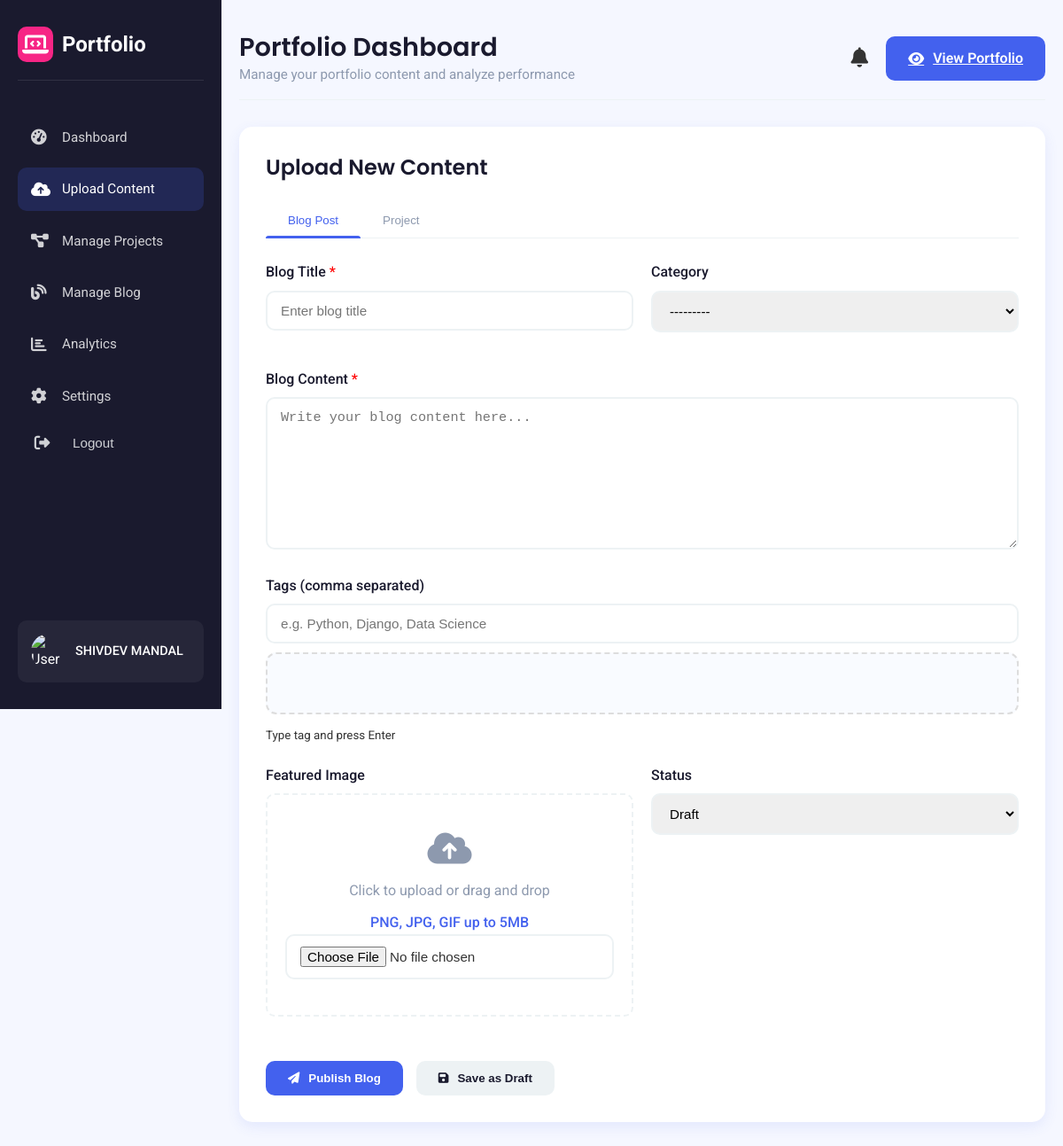
The app's page /dashboard/upload/ (signed in), older data.
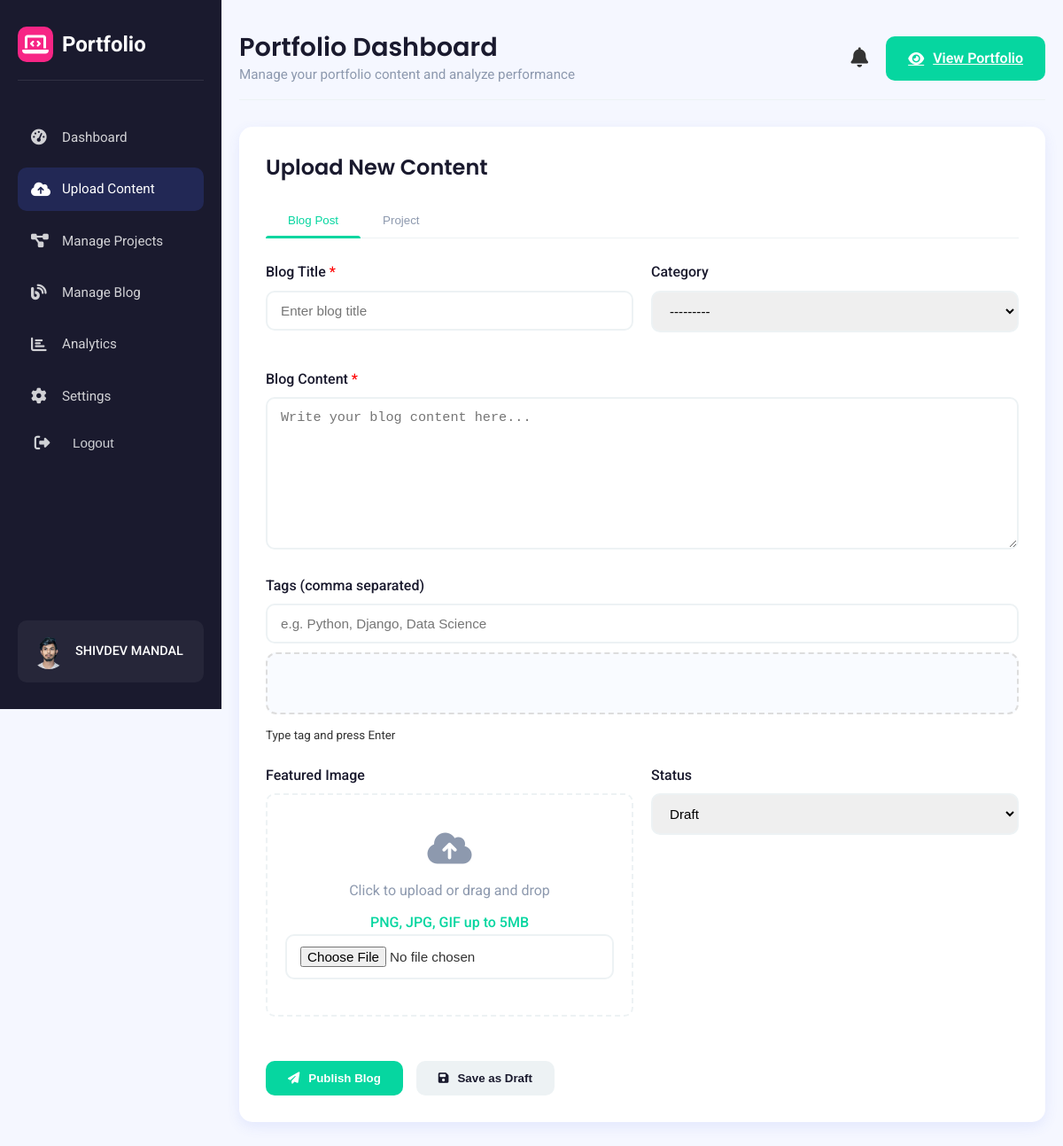
The same page, newer data.
### dashboard/models.py (models this page shows, shortened)
class PortfolioSettings(models.Model):
    user = models.OneToOneField(User, on_delete=models.CASCADE)
    profile_picture = models.ImageField(upload_to='profiles/', blank=True, null=True)
    first_name = models.CharField(max_length=100, blank=True)
    last_name = models.CharField(max_length=100, blank=True)
    professional_title = models.CharField(max_length=255, blank=True, null=True)
    bio = models.TextField(blank=True)
    skills = models.CharField(max_length=500, blank=True)
    location = models.CharField(max_length=100, blank=True)
    contact_email = models.EmailField(blank=True)
    contact_phone = models.CharField(max_length=30, blank=True)
    github_link = models.URLField(blank=True)
    linkedin_link = models.URLField(blank=True)
    twitter_link = models.URLField(blank=True)
    instagram_link = models.URLField(blank=True)
    theme_color = models.CharField(
        max_length=7,
        choices=[
            ('#4361ee', 'Blue'),
            ('#3a0ca3', 'Purple'),
            ('#f72585', 'Pink'),
            ('#06d6a0', 'Teal'),
            ('#1a1a2e', 'Navy'),
        ],
        default='#4361ee'
    )

### dashboard/views.py (the view, shortened to what this page needs)
# urls.py: path('upload/', views.upload_content, name='upload_content'),
@login_required
def upload_content(request, tab='blog'):
    settings, created = PortfolioSettings.objects.get_or_create(user=request.user)
    blog_form = BlogPostForm()
    project_form = ProjectForm()
    context = {
        'settings': settings,
        'active_menu': 'upload',
        'blog_form': blog_form,
        'project_form': project_form,
        'active_tab': tab,
    }
    return render(request, 'dashboard/upload_content.html', context)

### dashboard/forms.py (shortened to what this page needs)
class BlogPostForm(forms.ModelForm):
    class Meta:
        model = BlogPost
        fields = ['title', 'category', 'content', 'tags', 'featured_image', 'status']
        widgets = {
            'title': forms.TextInput(attrs={'placeholder': 'Enter blog title', 'class': 'form-control'}),
            'category': forms.Select(attrs={'class': 'form-control'}),
            'content': forms.Textarea(attrs={'placeholder': 'Write your blog content here...', 'rows': 8, 'class': 'form-control'}),
            'tags': forms.TextInput(attrs={'placeholder': 'e.g. Python, Django, Data Science', 'class': 'form-control'}),
            'featured_image': forms.FileInput(attrs={'class': 'form-control'}),
            'status': forms.Select(attrs={'class': 'form-control'}),
        }

### dashboard/context_processors.py (called while the page is built)
def user_settings(request):
    if request.user.is_authenticated:
        settings, created = PortfolioSettings.objects.get_or_create(user=request.user)
        return {'settings': settings}
    return {'settings': None}

### dashboard/templates/dashboard/upload_content.html (shortened to what this page needs)
{% extends 'dashboard/base.html' %}
{% load static %}
{% block section %}
<div class="dashboard-section" id="uploadSection">
    <div class="upload-section">
        <div class="section-title">
            <h2>Upload New Content</h2>
        </div>
        <div class="upload-tabs">
            <button class="tab-btn {% if active_tab == 'blog' or not active_tab %}active{% endif %}" data-form="blogForm">Blog Post</button>
            <button class="tab-btn {% if active_tab == 'project' %}active{% endif %}" data-form="projectForm">Project</button>
        </div>
        <form id="blogForm" class="upload-form {% if active_tab == 'blog' or not active_tab %}active{% endif %}" method="post" enctype="multipart/form-data">
            <div class="form-row">
                <div class="form-group">
                    <label>Blog Title <span style="color: red;">*</span></label>
                    {{ blog_form.title }}
                </div>
                <div class="form-group">
                    <label>Category</label>
                    {{ blog_form.category }}
                </div>
            </div>
            <div class="form-group">
                <label>Blog Content <span style="color: red;">*</span></label>
                {{ blog_form.content }}
            </div>
            <div class="form-group">
                <label>Tags (comma separated)</label>
                {{ blog_form.tags }}
                <div class="tag-input" id="blogTagsContainer"></div>
                <small>Type tag and press Enter</small>
            </div>
            <div class="form-row">
                <div class="form-group">
                    <label>Featured Image</label>
                    <div class="file-upload" id="blogImageUpload">
                        <i class="fas fa-cloud-upload-alt"></i>
                        <p>Click to upload or drag and drop</p>
                        <span>PNG, JPG, GIF up to 5MB</span>
                        {{ blog_form.featured_image }}
                    </div>
                </div>
                <div class="form-group">
                    <label>Status</label>
                    {{ blog_form.status }}
                </div>
            </div>
            <div style="display: flex; gap: 15px; margin-top: 30px;">
                <button type="submit" name="action" value="publish" class="btn btn-primary">
                    <i class="fas fa-paper-plane"></i> Publish Blog
                </button>
                <button type="submit" name="action" value="draft" class="btn btn-secondary">
                    <i class="fas fa-save"></i> Save as Draft
                </button>
            </div>
        </form>
    </div>
</div>
{% endblock %}

### dashboard/templates/dashboard/base.html (shortened to what the changed rows need)
{% load static %}
<!DOCTYPE html>
<html lang="en">
<head>
    <link rel="stylesheet" href="https://cdnjs.cloudflare.com/ajax/libs/font-awesome/6.4.0/css/all.min.css">
    <link rel="stylesheet" href="https://cdn.jsdelivr.net/npm/bootstrap-icons@1.11.3/font/bootstrap-icons.css">
    <link rel="stylesheet" href="{% static 'css/style.css' %}">
</head>
<body>
    <div class="dashboard-container">
        <div class="sidebar" id="sidebar">
            <div class="sidebar-footer">
                <div class="user-info">
                    <div class="user-avatar">
                        {% if settings.profile_picture %}
                            <img src="{{ settings.profile_picture.url }}" alt="User">
                        {% else %}
                            <img src="{% static 'images/default-avatar.png' %}" alt="User">
                        {% endif %}
                    </div>
                </div>
            </div>
        </div>
        <div class="main-content">
                <div class="header">
                    <div class="page-title">
                        <h1>Portfolio Dashboard</h1>
                    </div>
                </div>
            {% block section %}
            {% endblock %}
        </div>
    </div>
</body>
</html>

Row changes from the older to the newer data that the page shows:
now on this page (row edited): PortfolioSettings: profile_picture (picture)
